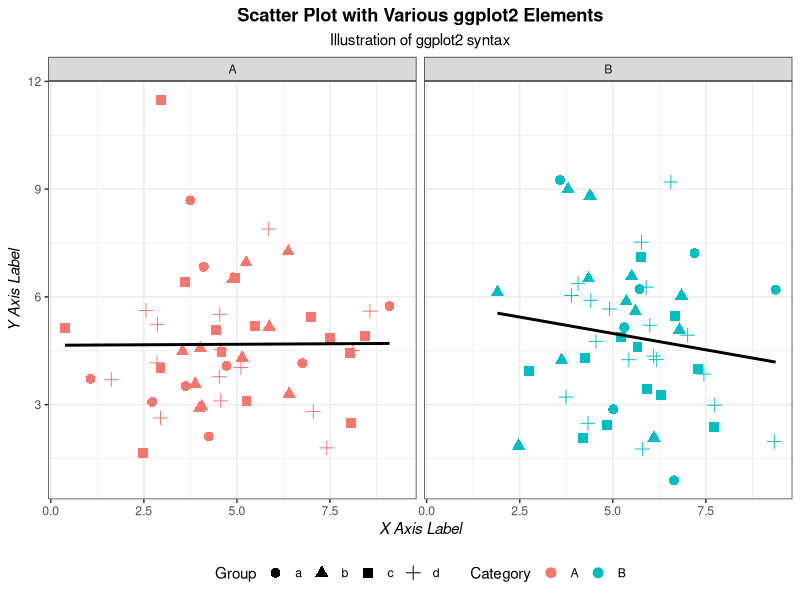

Source code (R):
## ---- chunk 1
# Load ggplot2 library
library(ggplot2)

# Create a sample dataset
set.seed(123)
df <- data.frame(
  x = rnorm(100, mean = 5, sd = 2),
  y = rnorm(100, mean = 5, sd = 2),
  category = sample(c("A", "B"), 100, replace = TRUE),
  group = sample(letters[1:4], 100, replace = TRUE)
)

# Basic ggplot with various elements
p <- ggplot(df, aes(x = x, y = y)) +
  
  # Add points
  geom_point(aes(color = category, shape = group), size = 3) +
  
  # Add a regression line
  geom_smooth(method = "lm", se = FALSE, color = "black") +
  
  # Customize labels
  labs(title = "Scatter Plot with Various ggplot2 Elements",
       subtitle = "Illustration of ggplot2 syntax",
       x = "X Axis Label",
       y = "Y Axis Label",
       color = "Category",
       shape = "Group") +
  
  # Customize the theme
  theme_bw() +
  theme(
    plot.title = element_text(hjust = 0.5, face = "bold"),
    plot.subtitle = element_text(hjust = 0.5),
    axis.title = element_text(face = "italic"),
    legend.position = "bottom"
  ) +
  
  # Add facets
  facet_wrap(~ category)

# Print the plot
print(p)

